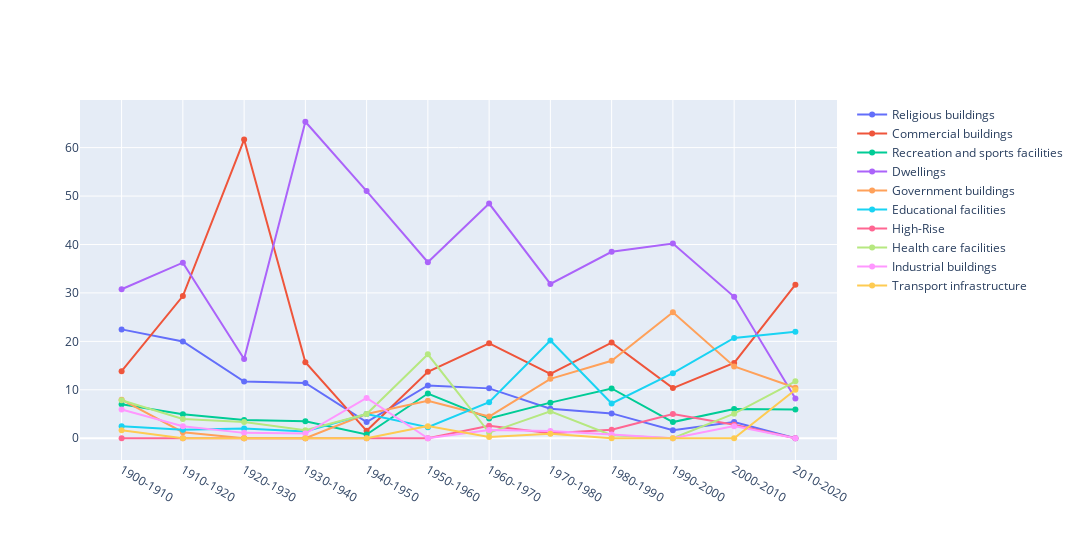

The notebook cell saved with this chart:
### Code cell
import plotly.graph_objects as go
fig = go.Figure()
for category in grouped_typo_temp:
    df_category=pd.DataFrame(grouped_typo_temp[category].items(),columns=["Year","Percentage"])
    fig.add_trace(go.Scatter(x=df_category["Year"], y=df_category["Percentage"],
                    mode='lines+markers',
                    name=category))
fig.update_layout(height=540,width=1080)

### Figure 1 — Plotly figure (JSON) as saved in the notebook; plotly's stock layout.template omitted (floating-point values rounded to 4 significant figures)
{"data": [{"mode": "lines+markers", "name": "Religious buildings", "type": "scatter", "x": ["1900-1910", "1910-1920", "1920-1930", "1930-1940", "1940-1950", "1950-1960", "1960-1970", "1970-1980", "1980-1990", "1990-2000", "2000-2010", "2010-2020"], "y": [22.48, 19.98, 11.71, 11.43, 3.333, 10.9, 10.3, 6.107, 5.13, 1.667, 3.333, 0]}, {"mode": "lines+markers", "name": "Commercial buildings", "type": "scatter", "x": ["1900-1910", "1910-1920", "1920-1930", "1930-1940", "1940-1950", "1950-1960", "1960-1970", "1970-1980", "1980-1990", "1990-2000", "2000-2010", "2010-2020"], "y": [13.86, 29.36, 61.66, 15.69, 1.538, 13.73, 19.59, 13.27, 19.75, 10.36, 15.54, 31.69]}, {"mode": "lines+markers", "name": "Recreation and sports facilities", "type": "scatter", "x": ["1900-1910", "1910-1920", "1920-1930", "1930-1940", "1940-1950", "1950-1960", "1960-1970", "1970-1980", "1980-1990", "1990-2000", "2000-2010", "2010-2020"], "y": [7, 4.97, 3.792, 3.485, 0.7692, 9.229, 4.073, 7.354, 10.28, 3.333, 6.038, 5.929]}, {"mode": "lines+markers", "name": "Dwellings", "type": "scatter", "x": ["1900-1910", "1910-1920", "1920-1930", "1930-1940", "1940-1950", "1950-1960", "1960-1970", "1970-1980", "1980-1990", "1990-2000", "2000-2010", "2010-2020"], "y": [30.76, 36.25, 16.37, 65.34, 51.03, 36.33, 48.45, 31.87, 38.5, 40.19, 29.21, 8.19]}, {"mode": "lines+markers", "name": "Government buildings", "type": "scatter", "x": ["1900-1910", "1910-1920", "1920-1930", "1930-1940", "1940-1950", "1950-1960", "1960-1970", "1970-1980", "1980-1990", "1990-2000", "2000-2010", "2010-2020"], "y": [7.952, 1.25, 0, 0, 5, 7.72, 4.471, 12.26, 15.99, 26.02, 14.83, 10.43]}, {"mode": "lines+markers", "name": "Educational facilities", "type": "scatter", "x": ["1900-1910", "1910-1920", "1920-1930", "1930-1940", "1940-1950", "1950-1960", "1960-1970", "1970-1980", "1980-1990", "1990-2000", "2000-2010", "2010-2020"], "y": [2.5, 1.736, 2.02, 1.409, 5, 2.264, 7.429, 20.17, 7.179, 13.43, 20.71, 22]}, {"mode": "lines+markers", "name": "High-Rise", "type": "scatter", "x": ["1900-1910", "1910-1920", "1920-1930", "1930-1940", "1940-1950", "1950-1960", "1960-1970", "1970-1980", "1980-1990", "1990-2000", "2000-2010", "2010-2020"], "y": [0, 0, 0, 0, 0, 0, 2.576, 1.023, 1.778, 5, 2.769, 0]}, {"mode": "lines+markers", "name": "Health care facilities", "type": "scatter", "x": ["1900-1910", "1910-1920", "1920-1930", "1930-1940", "1940-1950", "1950-1960", "1960-1970", "1970-1980", "1980-1990", "1990-2000", "2000-2010", "2010-2020"], "y": [7.857, 3.958, 3.333, 1.667, 5, 17.33, 1.15, 5.537, 0.625, 0, 5.077, 11.76]}, {"mode": "lines+markers", "name": "Industrial buildings", "type": "scatter", "x": ["1900-1910", "1910-1920", "1920-1930", "1930-1940", "1940-1950", "1950-1960", "1960-1970", "1970-1980", "1980-1990", "1990-2000", "2000-2010", "2010-2020"], "y": [5.929, 2.5, 1.111, 0.9762, 8.333, 0, 1.726, 1.497, 0.7692, 0, 2.5, 0]}, {"mode": "lines+markers", "name": "Transport infrastructure", "type": "scatter", "x": ["1900-1910", "1910-1920", "1920-1930", "1930-1940", "1940-1950", "1950-1960", "1960-1970", "1970-1980", "1980-1990", "1990-2000", "2000-2010", "2010-2020"], "y": [1.667, 0, 0, 0, 0, 2.5, 0.2381, 0.9091, 0, 0, 0, 10]}], "layout": {"height": 540, "width": 1080}}
